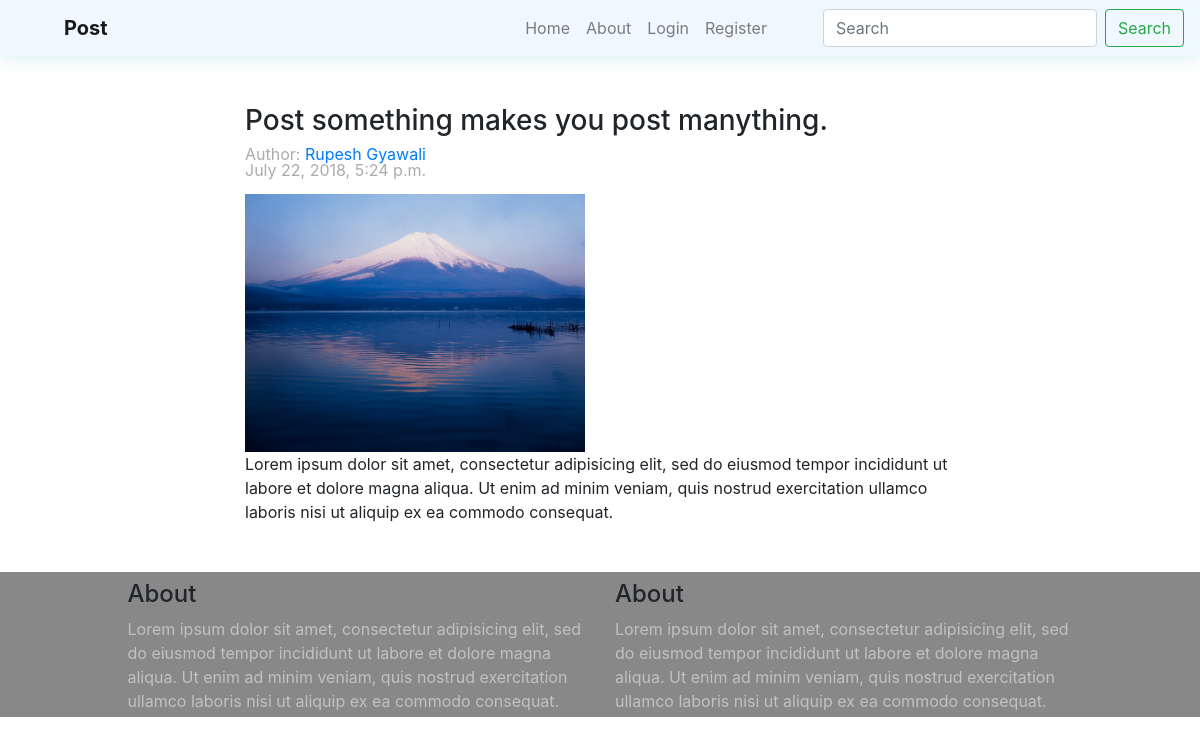
Page /post/Post-something-makes-you-post-manything/ on the committed database.
### post/models.py (models this page shows, shortened)
class Post(models.Model):
	author = models.ForeignKey(User, on_delete=models.CASCADE)
	title = models.CharField(max_length = 500)
	content = models.TextField()
	image = models.ImageField(null=True, blank = True, width_field = 'image_width', height_field = 'image_height')
	image_height = models.IntegerField(default = 0)
	image_width = models.IntegerField(default = 0)
	slug = models.SlugField(unique=True)
	created = models.DateTimeField(auto_now = False, auto_now_add = True)
	updated = models.DateTimeField(auto_now = True, auto_now_add = False)
	draft = models.BooleanField(default=False)
	objects = PostManager()
	class Meta:
		ordering = ['-updated','-created']

### post/views.py (the view)
# urls.py: path('<slug:slug>/', views.details, name = 'details'),
def details(request, slug):
	post = get_object_or_404(Post, slug=slug)
	if post.draft:
		if request.user != post.author and not request.user.is_authenticated:
			raise Http404
	return render(request, 'post/details.html', {'post':post})

### post/templates/post/details.html (shortened to what this page needs)
{% extends 'post/base.html' %}
{% load static %}
{% block content %}
		<div class="container my-5">
			<div class="col-md-8 col-sm-10 offset-md-2 offset-sm-1">
				<div class="h3">
					{{ post.title }}
				</div>
				<p class="post-hint">
					{% if post.author.get_full_name %}Author: <a href="{% url 'post:profile' post.author.id %}">{{ post.author.get_full_name }}</a><br>{% endif %}
					{{ post.updated }}
				</p>
				<div class="col-lg-6 col-md-8 col-sm-10 col-12 pl-0">
					{% if post.image %}
					<img src="{{ post.image.url }}" class="img-fluid">
					{% endif %}
				</div>
				<div class="text">
					{{ post.content }}
				</div>
			</div>
		</div>
{% endblock %}

### post/templates/post/base.html (shortened to what this page needs)
<!doctype html>
<html lang="en">
  <head>
  	{% load static %}
    <link rel="stylesheet" href="https://maxcdn.bootstrapcdn.com/bootstrap/4.0.0/css/bootstrap.min.css">
    <link rel="stylesheet" type="text/css" href="{% static 'post/css/style.css' %}">
  </head>
  <body>
    <div class="container-fluid m-0 p-0">
      <nav class="navbar navbar-expand-md navbar-light bg-nav">
        <a class="navbar-brand ml-5 font-weight-bold" href="/post/">Post</a>
        <div class="collapse navbar-collapse" id="navbarSupportedContent">
          <ul class="navbar-nav ml-auto mr-5">
            <li class="nav-item">
              <a class="nav-link" href="/post/">Home</a>
            </li>
            <li class="nav-item">
              <a class="nav-link" href="#">About</a>
            </li>
              {% if user.is_authenticated %}
              <li class="nav-item">
                <a class="nav-link" href="{% url 'post:profile' user.id %}">Profile</a>
              </li>
              <li class="nav-item">
                <a class="nav-link" href="{% url 'post:create' %}">New Post</a>
              </li>
              <li class="nav-item">
              <a class="nav-link" href="{% url 'post:logout' %}">LogOut</a>
              </li>
              {% else %}
              <li class="nav-item">
              <a class="nav-link" href="{% url 'post:login' %}">Login</a>
              </li>
              <li class="nav-item">
                <a class="nav-link" href="{% url 'post:register' %}">Register</a>
              </li>
              {% endif %}
          </ul>
          <form class="form-inline my-2 my-lg-0" method='GET' action = '{% url "post:index" %}'>
                <input class="form-control mr-sm-2" type="search" placeholder="Search" aria-label="Search" name='search' value='{{ request.GET.search }}'>
                <button class="btn btn-outline-success my-2 my-sm-0" type="submit">Search</button>
              </form>
        </div>
      </nav>
    {% block content %}{% endblock %}
    <div class="container-fluid mt-3 footer">
      <div class="row mx-auto">
        <div class="col-md-5 col-sm-6 offset-md-1">
          <div class="h4 my-2">
            About
          </div>
          <div style="color: #c1c1c1!important" class="pb-1">
            Lorem ipsum dolor sit amet, consectetur adipisicing elit, sed do eiusmod
            tempor incididunt ut labore et dolore magna aliqua. Ut enim ad minim veniam,
            quis nostrud exercitation ullamco laboris nisi ut aliquip ex ea commodo
            consequat.
          </div>
        </div>
        <div class="col-md-5 col-sm-6">
          <div class="h4 my-2">
            About
          </div>
          <div style="color: #c1c1c1!important" class="pb-1">
            Lorem ipsum dolor sit amet, consectetur adipisicing elit, sed do eiusmod
            tempor incididunt ut labore et dolore magna aliqua. Ut enim ad minim veniam,
            quis nostrud exercitation ullamco laboris nisi ut aliquip ex ea commodo
            consequat.
          </div>
        </div>
      </div>
    </div>
  </div>
  </body>
</html>

### post/static/post/css/style.css (style rules this page uses)
.bg-nav { background-color:#f0f8ff; box-shadow: 0 0 20px 0px #67cabb52; }
.footer { background-color: #888888; }
.post-hint { color: #00000054; line-height: 1rem; }

### rows in the picture
Post: title "Post something makes you post manything.", author.get_full_name "Rupesh Gyawali", updated "July 22, 2018, 5:24 p.m.", image (picture), content "Lorem ipsum dolor sit amet, consectetur adipisicing elit, sed do eiusmod tempor incididunt ut labore et dolore magna aliqua. Ut enim ad minim veniam, quis nostrud exercitation ullamco laboris nisi ut aliquip ex ea commodo consequat."
